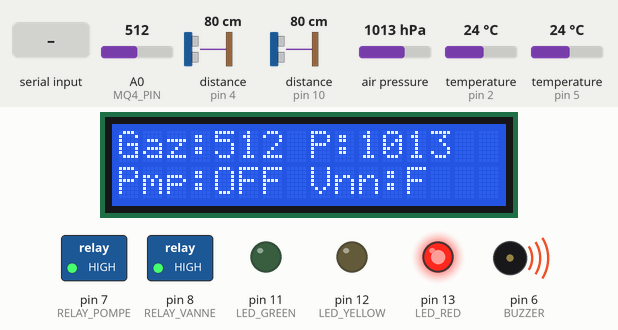
The sketch below on a simulated Arduino Uno, built with avr-gcc and run on an emulated ATmega328P. Parts: 16×2 character LCD, switched loads named in the sketch (green lamp = pin HIGH), output pins drawn as LEDs (lit = HIGH), buzzer (waves = sounding). Wiring (inferred from the names in the program): 2 × ultrasonic range finder: trigger pin 3, echo pin 4 / trigger pin 9, echo pin 10. Inputs (shaded band) come from the test bench; at power-on: A0 (MQ4_PIN) = 512, distance to the obstacle (sensors on pin 10, pin 4) 80 cm, air pressure 1013 hPa, temperature (sensors on pin 2, pin 5) 24 °C. The echo pulse lasts 58.3 µs per cm; pins used as bus, display or sensor lines are not drawn; what the sketch prints to the serial monitor is not drawn.

Above: at 4.9 s.
5.0 s: A0 (MQ4_PIN) set to 468
9.9 s: A0 (MQ4_PIN) set to 434
At 11.4 s:
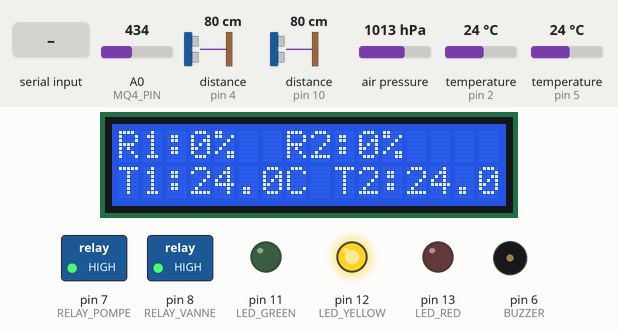
15.0 s: distance to the obstacle (sensor on pin 10) set to 4 cm
At 18.9 s:
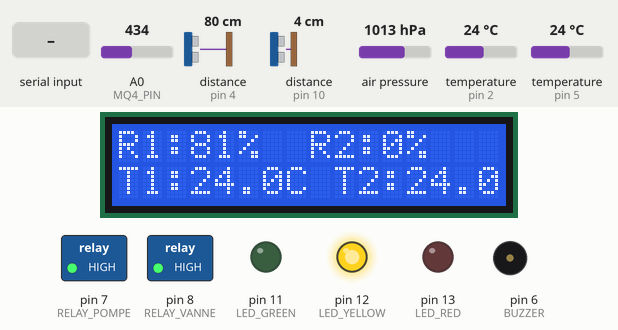
19.3 s: distance to the obstacle (sensor on pin 10) set to 2 cm
At 24.1 s:
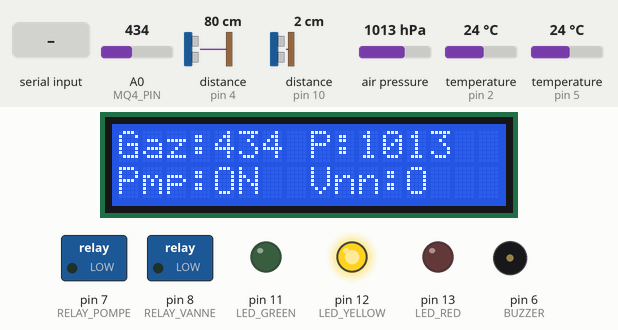
25.7 s: "CMD:ESD\n" received over Serial
At 29.0 s:
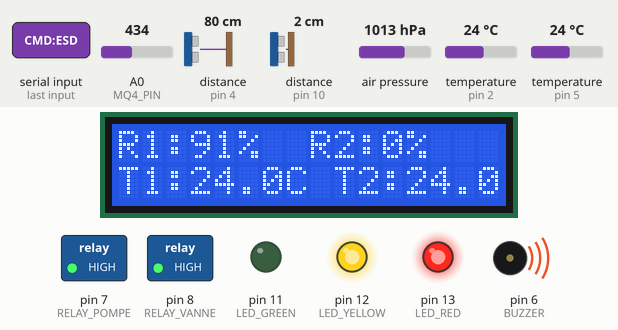
31.5 s: A0 (MQ4_PIN) set to 266
At 33.4 s:
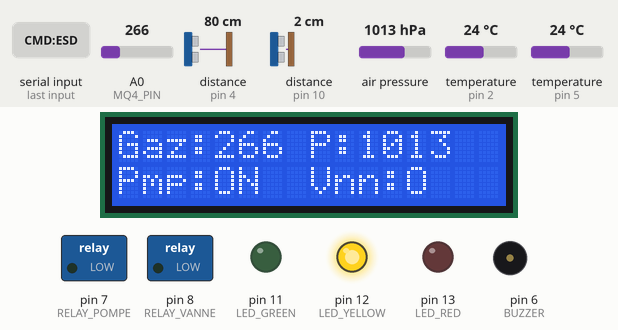
37.9 s: A0 (MQ4_PIN) set to 234
At 41.1 s:
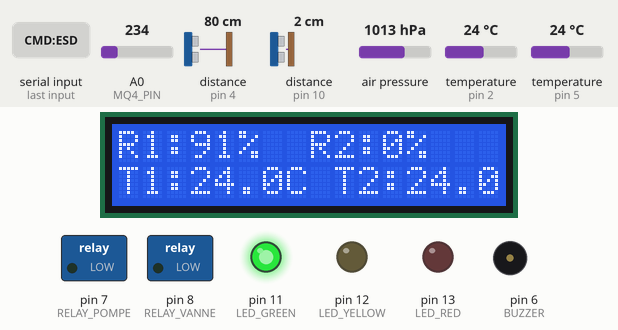
Timing chart, 0 to 42.6 s (numbered marks = the images above; inputs shaded):
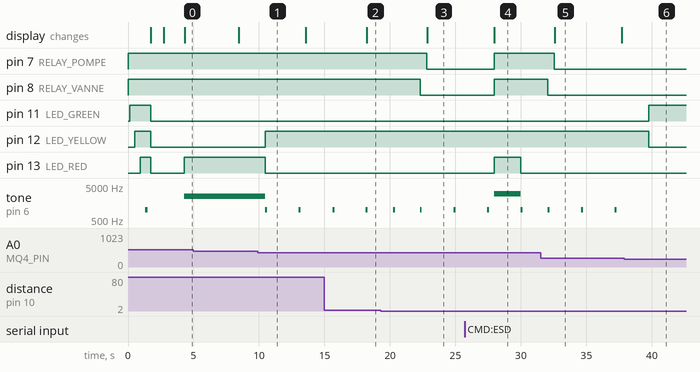

Measured:
- the behaviour switches between 450 and 449 on A0 (MQ4_PIN) (found by bisection; images 0 and 1)
- the behaviour switches between 3 and 2 cm on distance to the obstacle (sensor on pin 10) (found by bisection; images 2 and 3)
- the behaviour switches between 250 and 249 on A0 (MQ4_PIN) (found by bisection; images 5 and 6)
- after the input at 9.9 s, pin 12 (LED_YELLOW): LOW → HIGH after 0.59 s; pin 13 (LED_RED): HIGH → LOW after 0.59 s; tone on pin 6 (BUZZER): alternates 1000 Hz for 0.15 s and silent for 2.4 s, starting after 0.59 s
- after the input at 15.0 s, the display: changes after 3.2 s (image 2)
- after the input at 19.3 s, pin 7 (RELAY_POMPE): HIGH → LOW after 3.5 s; pin 8 (RELAY_VANNE): HIGH → LOW after 3.0 s; the display: changes after 3.5 s (image 3)
- after the input at 25.7 s, pin 7 (RELAY_POMPE), pin 8 (RELAY_VANNE): LOW → HIGH after 2.3 s; pin 13 (LED_RED): LOW → HIGH after 2.3 s, → LOW 2.0 s later
- after the input at 31.5 s, the display: changes after 1.1 s (image 5)
- after the input at 37.9 s, pin 11 (LED_GREEN): LOW → HIGH after 1.8 s; pin 12 (LED_YELLOW): HIGH → LOW after 1.8 s; tone on pin 6 (BUZZER): stops changing and stays silent

The sketch:

gnl_main.ino
```cpp
/*
====================================================
  PROTOTYPE IoT GNL — Arduino Uno
  Projet fin d'études M2 RSID
  Auteur : Etudiant M2 RSID 2025-2026
====================================================

COMPOSANTS :
  HC-SR04 R1  : TRIG=D9,  ECHO=D10
  HC-SR04 R2  : TRIG=D3,  ECHO=D4
  DS18B20 R1  : Data=D5  + résistance 4.7kΩ
  DS18B20 R2  : Data=D2  + résistance 4.7kΩ
  BMP280      : SDA=A4,  SCL=A5  (3.3V !)
  MQ-4        : AOUT=A0
  LCD I2C     : SDA=A4,  SCL=A5  (5V)
  LED Verte   : D11 + résistance 220Ω
  LED Jaune   : D12 + résistance 220Ω
  LED Rouge   : D13 + résistance 220Ω
  Buzzer      : D6
  Relais IN1  : D7  → pompe
  Relais IN2  : D8  → électrovanne

LIBRARIES :
  - OneWire
  - DallasTemperature
  - LiquidCrystal_I2C
  - Adafruit BMP280

FORMAT SERIAL (JSON) vers Raspberry Pi :
  {"n1":82,"n2":34,"t1":22.3,"t2":21.8,
   "p":1013.2,"g":145,"pump":0,"valve":0}

SEUILS GAZ MQ-4 :
  < 250  = Normal  (LED verte)
  250-450 = Attention (LED jaune + bip)
  > 450  = DANGER  (LED rouge + buzzer continu)

HAUTEUR RÉSERVOIRS (à ajuster selon tes réservoirs) :
  HAUTEUR_R1 = 20.0 cm (distance vide = réservoir vide)
  HAUTEUR_R2 = 20.0 cm
====================================================
*/

#include <Wire.h>
#include <LiquidCrystal_I2C.h>
#include <OneWire.h>
#include <DallasTemperature.h>
#include <Adafruit_BMP280.h>

// =============================================
// CONFIGURATION RÉSERVOIRS
// =============================================
#define HAUTEUR_R1  20.0   // cm — ajuster selon ton réservoir
#define HAUTEUR_R2  20.0   // cm — ajuster selon ton réservoir
#define NIVEAU_PLEIN_R1  90  // % — déclenche distribution
#define NIVEAU_BAS_R2    20  // % — arrête distribution

// =============================================
// PINS
// =============================================
#define TRIG1       9
#define ECHO1       10
#define TRIG2       3
#define ECHO2       4

#define TEMP_R1     5
#define TEMP_R2     2

#define MQ4_PIN     A0

#define LED_GREEN   11
#define LED_YELLOW  12
#define LED_RED     13
#define BUZZER      6

#define RELAY_POMPE  7    // LOW = pompe ON
#define RELAY_VANNE  8    // LOW = vanne ouverte

// =============================================
// OBJETS
// =============================================
LiquidCrystal_I2C lcd(0x27, 16, 2);   // si ça marche pas : essayer 0x3F

OneWire ow1(TEMP_R1);
DallasTemperature ts1(&ow1);

OneWire ow2(TEMP_R2);
DallasTemperature ts2(&ow2);

Adafruit_BMP280 bmp;

// =============================================
// VARIABLES GLOBALES
// =============================================
float dist1, dist2;          // distances cm
float niveau1, niveau2;      // niveaux %
float temp1, temp2;          // températures °C
float pression;              // pression hPa
int   gasValue;              // valeur brute MQ-4
bool  pumpON  = false;
bool  valveON = false;
int   lcdPage = 0;           // page LCD (0 ou 1)
unsigned long lastLcdSwitch = 0;
unsigned long lastSerialSend = 0;

// =============================================
// FONCTIONS
// =============================================

// Mesure distance HC-SR04
float readDistance(int trig, int echo) {
  digitalWrite(trig, LOW);
  delayMicroseconds(2);
  digitalWrite(trig, HIGH);
  delayMicroseconds(10);
  digitalWrite(trig, LOW);
  long dur = pulseIn(echo, HIGH, 30000); // timeout 30ms
  if (dur == 0) return -1;               // erreur
  return dur * 0.034 / 2.0;
}

// Convertit distance → niveau %
float distToNiveau(float dist, float hauteur) {
  if (dist < 0) return -1;
  float niv = ((hauteur - dist) / hauteur) * 100.0;
  if (niv < 0)   niv = 0;
  if (niv > 100) niv = 100;
  return niv;
}

// Contrôle pompe
void setPump(bool on) {
  pumpON = on;
  digitalWrite(RELAY_POMPE, on ? LOW : HIGH); // LOW = actif
}

// Contrôle vanne
void setValve(bool open) {
  valveON = open;
  digitalWrite(RELAY_VANNE, open ? LOW : HIGH);
}

// Alerte LED + buzzer selon gaz
void handleGasAlert(int gas) {
  if (gas < 250) {
    // Normal
    digitalWrite(LED_GREEN,  HIGH);
    digitalWrite(LED_YELLOW, LOW);
    digitalWrite(LED_RED,    LOW);
    noTone(BUZZER);
  }
  else if (gas < 450) {
    // Attention
    digitalWrite(LED_GREEN,  LOW);
    digitalWrite(LED_YELLOW, HIGH);
    digitalWrite(LED_RED,    LOW);
    tone(BUZZER, 1000, 150);
  }
  else {
    // DANGER
    digitalWrite(LED_GREEN,  LOW);
    digitalWrite(LED_YELLOW, LOW);
    digitalWrite(LED_RED,    HIGH);
    tone(BUZZER, 2500);   // continu
    setPump(false);       // sécurité : couper pompe
    setValve(false);      // fermer vanne
  }
}

// Affichage LCD — alterne 2 pages
void updateLCD() {
  if (millis() - lastLcdSwitch < 3000) return;
  lastLcdSwitch = millis();
  lcdPage = 1 - lcdPage;

  lcd.clear();
  if (lcdPage == 0) {
    // Page 1 : niveaux
    lcd.setCursor(0, 0);
    lcd.print("R1:");
    lcd.print((int)niveau1);
    lcd.print("%  R2:");
    lcd.print((int)niveau2);
    lcd.print("%");
    lcd.setCursor(0, 1);
    lcd.print("T1:");
    lcd.print(temp1, 1);
    lcd.print("C T2:");
    lcd.print(temp2, 1);
  } else {
    // Page 2 : gaz + état
    lcd.setCursor(0, 0);
    lcd.print("Gaz:");
    lcd.print(gasValue);
    lcd.print(" P:");
    lcd.print((int)pression);
    lcd.setCursor(0, 1);
    lcd.print("Pmp:");
    lcd.print(pumpON ? "ON " : "OFF");
    lcd.print(" Vnn:");
    lcd.print(valveON ? "O" : "F");
  }
}

// Envoi JSON vers Raspberry Pi
void sendJSON() {
  if (millis() - lastSerialSend < 2000) return;
  lastSerialSend = millis();

  Serial.print("{");
  Serial.print("\"n1\":");  Serial.print((int)niveau1);
  Serial.print(",\"n2\":"); Serial.print((int)niveau2);
  Serial.print(",\"t1\":"); Serial.print(temp1, 1);
  Serial.print(",\"t2\":"); Serial.print(temp2, 1);
  Serial.print(",\"p\":"); Serial.print(pression, 1);
  Serial.print(",\"g\":"); Serial.print(gasValue);
  Serial.print(",\"pump\":"); Serial.print(pumpON ? 1 : 0);
  Serial.print(",\"valve\":"); Serial.print(valveON ? 1 : 0);
  Serial.println("}");
}

// Lecture commandes depuis Raspberry Pi
void readCommands() {
  if (!Serial.available()) return;
  String cmd = Serial.readStringUntil('\n');
  cmd.trim();
  if      (cmd == "CMD:PUMP_ON")     setPump(true);
  else if (cmd == "CMD:PUMP_OFF")    setPump(false);
  else if (cmd == "CMD:VALVE_OPEN")  setValve(true);
  else if (cmd == "CMD:VALVE_CLOSE") setValve(false);
  else if (cmd == "CMD:ESD") {
    // Emergency Shutdown
    setPump(false);
    setValve(false);
    tone(BUZZER, 3000);
    digitalWrite(LED_RED, HIGH);
  }
}

// Logique automatique de distribution
void autoDistribution() {
  if (gasValue >= 450) return; // pas de distribution si danger gaz

  if (niveau1 >= NIVEAU_PLEIN_R1 && niveau2 <= 95) {
    // R1 plein → ouvrir vanne + démarrer pompe
    setValve(true);
    delay(500);
    setPump(true);
  }
  else if (niveau2 >= 95 || niveau1 <= NIVEAU_BAS_R2) {
    // R2 plein ou R1 trop bas → arrêter
    setPump(false);
    delay(500);
    setValve(false);
  }
}

// =============================================
// SETUP
// =============================================
void setup() {
  Serial.begin(9600);

  // Pins HC-SR04
  pinMode(TRIG1, OUTPUT); pinMode(ECHO1, INPUT);
  pinMode(TRIG2, OUTPUT); pinMode(ECHO2, INPUT);

  // Pins LED + Buzzer
  pinMode(LED_GREEN,  OUTPUT);
  pinMode(LED_YELLOW, OUTPUT);
  pinMode(LED_RED,    OUTPUT);
  pinMode(BUZZER,     OUTPUT);

  // Relais — HIGH par défaut = tout éteint
  pinMode(RELAY_POMPE, OUTPUT); digitalWrite(RELAY_POMPE, HIGH);
  pinMode(RELAY_VANNE, OUTPUT); digitalWrite(RELAY_VANNE, HIGH);

  // LCD
  lcd.init();
  lcd.backlight();
  lcd.setCursor(0, 0); lcd.print("GNL Monitor v1");
  lcd.setCursor(0, 1); lcd.print("Demarrage...");

  // DS18B20
  ts1.begin();
  ts2.begin();

  // BMP280
  if (!bmp.begin(0x76)) {
    if (!bmp.begin(0x77)) {  // essayer l'autre adresse
      lcd.setCursor(0, 1); lcd.print("BMP280 ERREUR!");
      delay(2000);
    }
  }

  // Test séquentiel LED + buzzer au démarrage
  digitalWrite(LED_GREEN,  HIGH); delay(400);
  digitalWrite(LED_YELLOW, HIGH); delay(400);
  digitalWrite(LED_RED,    HIGH); delay(400);
  tone(BUZZER, 1000, 200);
  delay(400);
  digitalWrite(LED_GREEN,  LOW);
  digitalWrite(LED_YELLOW, LOW);
  digitalWrite(LED_RED,    LOW);

  lcd.clear();
  lcd.print("Systeme OK !");
  delay(1000);
  lcd.clear();
}

// =============================================
// LOOP
// =============================================
void loop() {

  // ── Lecture capteurs ──
  dist1   = readDistance(TRIG1, ECHO1);
  dist2   = readDistance(TRIG2, ECHO2);
  niveau1 = distToNiveau(dist1, HAUTEUR_R1);
  niveau2 = distToNiveau(dist2, HAUTEUR_R2);

  ts1.requestTemperatures();
  ts2.requestTemperatures();
  temp1 = ts1.getTempCByIndex(0);
  temp2 = ts2.getTempCByIndex(0);

  pression = bmp.readPressure() / 100.0;

  gasValue = analogRead(MQ4_PIN);

  // ── Gestion alertes ──
  handleGasAlert(gasValue);

  // ── Distribution automatique ──
  autoDistribution();

  // ── Affichage LCD ──
  updateLCD();

  // ── Envoi JSON Serial ──
  sendJSON();

  // ── Lecture commandes RPi ──
  readCommands();

  delay(500);
}
```
